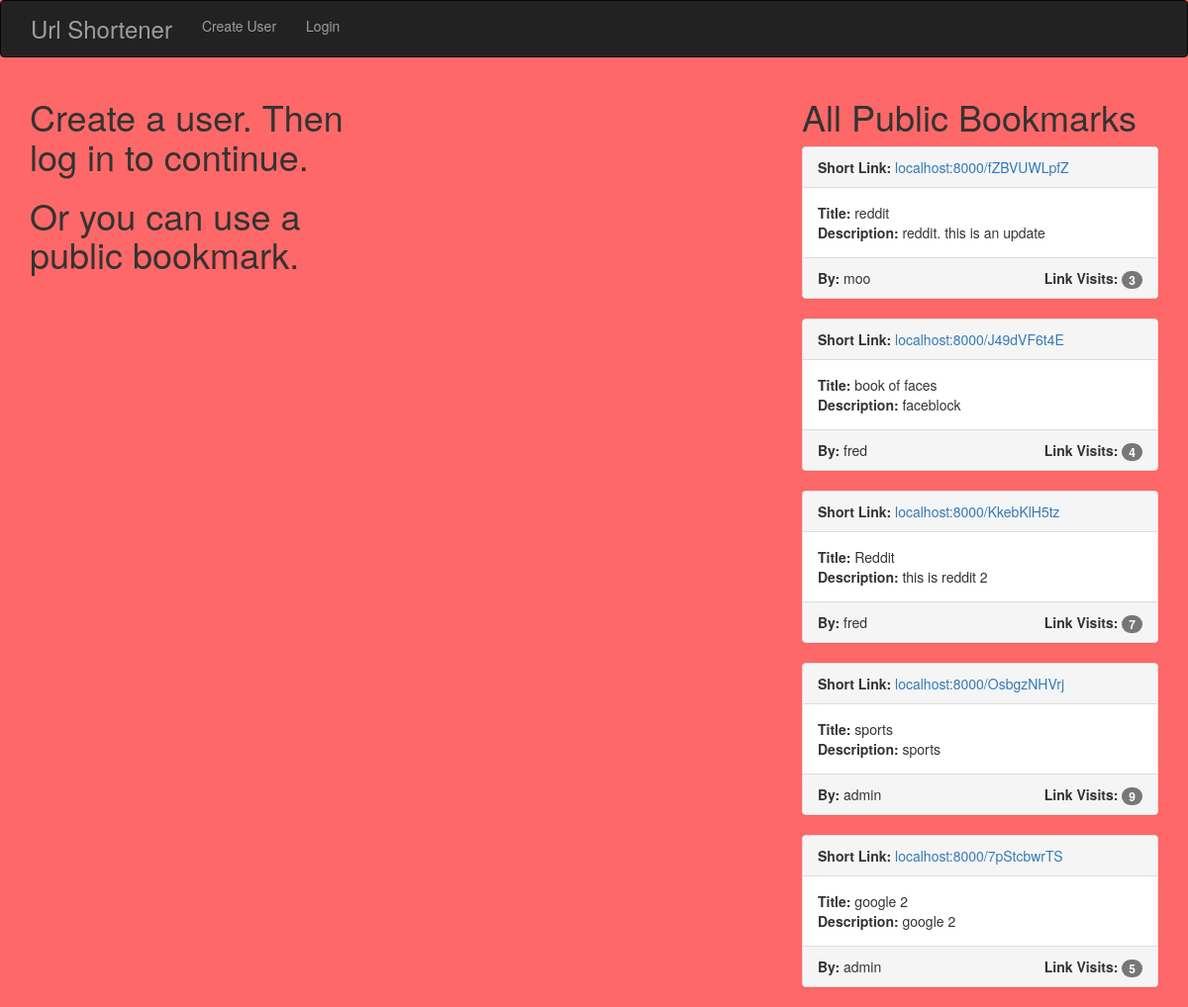
The page / on the database its author committed.
### short_app/models.py (models this page shows)
class Bookmark(models.Model):
    user = models.ForeignKey(User)
    title = models.CharField(max_length=50)
    description = models.CharField(max_length=100, null=True, blank=True)
    url = models.URLField()
    short_url = models.CharField(max_length=10, null=True, blank=True)
    created = models.DateTimeField(auto_now_add=True)
    private = models.BooleanField(default=False)
    def __str__(self):
        return self.title
    class Meta:
        ordering = ("-created",)
    def click_count(self):
        return self.click_set.count()

### short_app/views.py (the view, shortened to what this page needs)
# urls.py: url(r'^$', BookmarkCreateView.as_view(), name='bookmark_create_view'),
class BookmarkCreateView(CreateView):
    model = Bookmark
    success_url = reverse_lazy("bookmark_create_view")
    fields = ('title', 'description', 'url', 'private')
    def get_context_data(self, **kwargs):
        context = super().get_context_data(**kwargs)
        context["bookmark_list"] = Bookmark.objects.all()
        return context

### templates/short_app/bookmark_form.html
{% extends 'base.html' %}
{% block content %}
<div class="row">
  <div class="col-md-8">
    <div class="row">
      <div class="col-md-6">
      {% if request.user.is_authenticated %}
          <div class="panel panel-default">
            <div class="panel-heading">
                <h3 class="panel-title">Create a Short Link</h3>
            </div>
             <div class="panel-body">
              <form class="" action="" method="post">
                {% csrf_token %}
                {{ form.as_p }}
                <input class="btn btn-default" type="submit" name="" value="Submit">
              </form>
            </div>
        </div>
      </div>
      <div class="col-md-6">
        <h1>Your Bookmarks</h1>
          {% for bookmark in bookmark_list %}
            {% if bookmark.user == user %}
            <div class="panel panel-default">
              <div class="panel-heading">
                <b>Short Link:</b>
                <a href="{% url 'short_view' bookmark.short_url %}">localhost:8000/{{ bookmark.short_url }}</a>
              </div>
              <div class="panel-body">
                <b>Title: </b> {{ bookmark }}
                <br>
                <b>Description: </b> {{ bookmark.description }}
              </div>
              <div class="panel-footer">
                <b>By:</b> {{ bookmark.user }} |
                {% if bookmark.user.id == user.id %}
                  <a href="{% url 'bookmark_update_view' bookmark.id %}">Edit</a>
                  {% else %}
                    Public Link
                {% endif %}
                <div class="pull-right">
                  <b class=>Link Visits:</b>
                  <span class="badge">{{ bookmark.click_count }}</span>
                </div>
              </div>
            </div>
            {% endif %}
          {% endfor %}
          {% else %}
              <h1>Create a user. Then log in to continue.</h1>
              <h1>Or you can use a public bookmark.</h1>
      {% endif %}
    </div>
    </div>
  </div>
  <div class="col-md-4">
    <h1>All Public Bookmarks</h1>
      {% for bookmark in bookmark_list %}
        {% if bookmark.private == False %}
        <div class="panel panel-default">
          <div class="panel-heading">
            <b>Short Link:</b>
            <a href="{% url 'short_view' bookmark.short_url %}">localhost:8000/{{ bookmark.short_url }}</a>
          </div>
          <div class="panel-body">
            <b>Title: </b> {{ bookmark }}
            <br>
            <b>Description: </b> {{ bookmark.description }}
          </div>
          <div class="panel-footer">
            <b>By:</b> {{ bookmark.user }}
            <div class="pull-right">
              <b class=>Link Visits:</b>
              <span class="badge">{{ bookmark.click_count }}</span>
            </div>
          </div>
        </div>
        {% endif %}
      {% endfor %}
  </div>
</div>
{% endblock %}

### templates/base.html (style rules this page uses)
body { background-color: #ff6868; }

### rows shown on the page
Bookmark: short_url "fZBVUWLpfZ", title "reddit", description "reddit. this is an update", user "moo", click_count "3"
Bookmark: short_url "J49dVF6t4E", title "book of faces", description "faceblock", user "fred", click_count "4"
Bookmark: short_url "KkebKlH5tz", title "Reddit", description "this is reddit 2", user "fred", click_count "7"
Bookmark: short_url "OsbgzNHVrj", title "sports", description "sports", user "admin", click_count "9"
Bookmark: short_url "7pStcbwrTS", title "google 2", description "google 2", user "admin", click_count "5"
